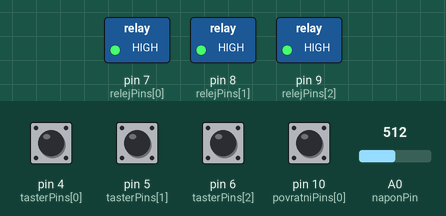
Recording of a sketch running on a simulated Arduino Uno, built with avr-gcc and run on an emulated ATmega328P. Shown: switched loads named in the sketch (green lamp = pin HIGH). The inputs (shaded band) are chosen by the test bench; at power-on: pin 4 (tasterPins[0]), pin 5 (tasterPins[1]), pin 6 (tasterPins[2]), pin 10 (povratniPins[0]) HIGH, A0 (naponPin) = 512. The modem accepts every AT command (registered, SIM ready, sends succeed) and sends nothing else; what the sketch prints to the serial monitor is not drawn.

Above: at 11.4 s.
11.5 s: pin 4 (tasterPins[0]) pulled LOW for 0.15 s
At 12.9 s:
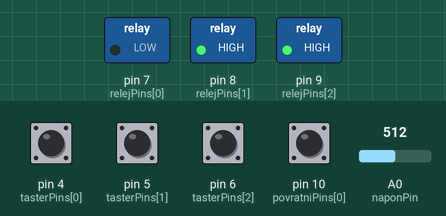
Timing chart, 0 to 14.5 s (numbered marks = the images above; inputs shaded):
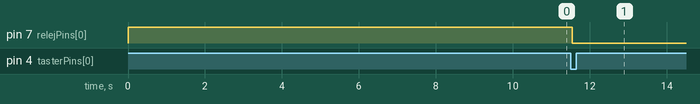

Measured:
- after the input at 11.5 s, pin 7 (relejPins[0]): HIGH → LOW after 0.05 s

The sketch:

projekatNavodnjavanje.ino
```cpp
//navodanjavanje preko poruka


#include <SoftwareSerial.h>

// SIM800L: TX na D2, RX na D3
SoftwareSerial sim800(2, 3);

// --- KONFIGURACIJA PINOVA ---
const int relejPins[] = {7, 8, 9};       // Glavni releji (Ventili)
const int povratniPins[] = {10, 11, 12}; // Pomoćni releji (Povratna informacija)
const int tasterPins[] = {4, 5, 6};      // Tasteri za ručno upravljanje
const int naponPin = A0;                 // Pin za naponski djelitelj

// --- PROMENLJIVE ---
bool stanjeVentila[] = {false, false, false};
String mojBroj = "*********"; // Broj telefona

// FUNKCIJA ZA MJERENJE NAPONA
String dobijNapon() {
  int raw = analogRead(naponPin);
  // Formula: (V_ref / 1023) * Omjer_Otpornika
  // Za 10k i 5k otpornike, omjer je tacno 3.0
  float vOut = (raw * 5.0) / 1023.0;
  float vIn = vOut * 3.0;

  // Vraca napon kao tekst (npr. "12.6V")
  return String(vIn, 1) + "V";
}

void setup() {
  Serial.begin(9600);
  sim800.begin(9600);

  for (int i = 0; i < 3; i++) {
    pinMode(relejPins[i], OUTPUT);
    digitalWrite(relejPins[i], HIGH); // Releji su ugaseni na startu (HIGH nivo)
    pinMode(povratniPins[i], INPUT_PULLUP);
    pinMode(tasterPins[i], INPUT_PULLUP);
  }

  Serial.println("Sistem startuje...");
  delay(10000); // Vrijeme da se SIM800L poveze na mrezu

  sim800.println("AT+CMGF=1"); // Postavi SMS na tekstualni mod
  delay(200);
  sim800.println("AT+CNMI=2,2,0,0,0"); // Direktno citanje dolaznih poruka
  Serial.println("SISTEM SPREMAN. Trenutni napon: " + dobijNapon());
}

void loop() {
  // 1. SMS KOMANDE
  if (sim800.available()) {
    String sms = sim800.readString();
    sms.toLowerCase();

    for (int i = 0; i < 3; i++) {
      if (sms.indexOf("upali" + String(i + 1)) > -1) kontrolaVentila(i, true);
      if (sms.indexOf("ugasi" + String(i + 1)) > -1) kontrolaVentila(i, false);
    }
  }

  // 2. RUČNA KONTROLA (TASTERI)
  for (int i = 0; i < 3; i++) {
    if (digitalRead(tasterPins[i]) == LOW) {
      delay(50); // Debounce
      if (digitalRead(tasterPins[i]) == LOW) {
        stanjeVentila[i] = !stanjeVentila[i];
        kontrolaVentila(i, stanjeVentila[i]);
        while (digitalRead(tasterPins[i]) == LOW); // Cekaj da pustis taster
      }
    }
  }
}

void kontrolaVentila(int index, bool upali) {
  String trenutniNapon = dobijNapon();
  String poruka = "";

  if (upali) {
    digitalWrite(relejPins[index], LOW); // Pali relej (LOW aktivira vecinu modula)
    stanjeVentila[index] = true;

    delay(3000); // Sacekaj malo da se pomocni relej stabilizuje

    // Provjera povratne informacije
    if (digitalRead(povratniPins[index]) == LOW) {
      poruka = "Sistem: Ventil " + String(index + 1) + " UKLJUCEN. Napon: " + trenutniNapon;
    }
    else {
      poruka = "ALARM: Ventil " + String(index + 1) + " NEMA STRUJE! Napon: " + trenutniNapon;
    }
  }
  else {
    digitalWrite(relejPins[index], HIGH); // Gasi relej
    stanjeVentila[index] = false;
    poruka = "Sistem: Ventil " + String(index + 1) + " ISKLJUCEN. Napon: " + trenutniNapon;
  }

  posaljiSMS(poruka);
}

void posaljiSMS(String tekst) {
  sim800.print("AT+CMGS=\"");
  sim800.print(mojBroj);
  sim800.println("\"");
  delay(500);
  sim800.print(tekst);
  delay(500);
  sim800.write(26); // CTRL+Z za slanje
  delay(3000);
  Serial.println("SMS Poslan: " + tekst);
}
```
